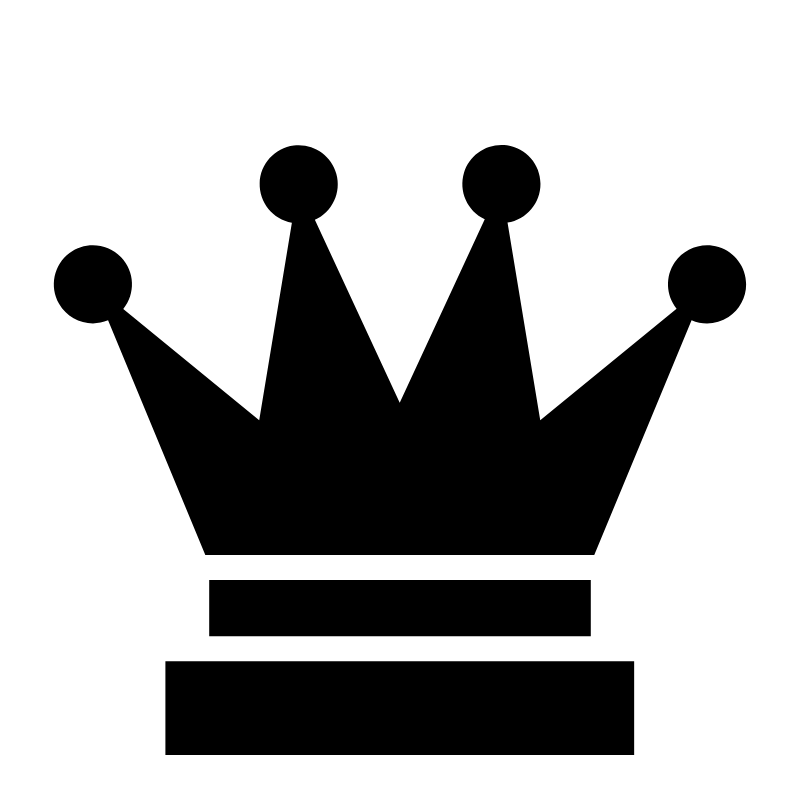
#> input picture assets/queen.png, 800 x 800 px
$ python main.py
#> lines starting #> are read from the running program, lines starting #| are printed output that depends on the picture
### nqueens.py
# nqueens.py
import random


class NQueens:
    def __init__(self, n: int):
        """
        Initialize N-Queens problem.

        :param n: Number of queens (size of board)
        """
#> the answer given: 1
        self.n = n

    # -----------------------------
    # State Representation
    # -----------------------------
    def random_state(self) -> list:
        """
        Generate a random state.
        Each column has exactly one queen placed at a random row.
        """
        return [random.randint(0, self.n - 1) for _ in range(self.n)]

    # -----------------------------
    # Cost Function (Heuristic)
    # -----------------------------
    def cost(self, state: list) -> int:
        """
        Calculate number of attacking queen pairs.
        Lower cost is better. Goal is cost == 0.
        """
        conflicts = 0

        for col1 in range(self.n):
            for col2 in range(col1 + 1, self.n):
                row1 = state[col1]
                row2 = state[col2]

                # Same row
                if row1 == row2:
                    conflicts += 1

                # Same diagonal
                if abs(row1 - row2) == abs(col1 - col2):
                    conflicts += 1

        return conflicts

    # -----------------------------
    # Generate Neighbors
    # -----------------------------
    def neighbors(self, state: list) -> list:
        """
        Generate all neighboring states by moving one queen
        in its column to a different row.
        """
        neighbors = []

        for col in range(self.n):
            current_row = state[col]

            for row in range(self.n):
                if row != current_row:
                    new_state = state.copy()
                    new_state[col] = row
                    neighbors.append(new_state)

        return neighbors

### hill_climbing.py
# hill_climbing.py

from nqueens import NQueens


def hill_climbing(problem: NQueens, initial_state: list):
    """
    Perform Hill Climbing algorithm for N-Queens.

    :param problem: NQueens problem instance
    :param initial_state: Starting state
    :return: final_state, final_cost, steps
    """
    current_state = initial_state
    current_cost = problem.cost(current_state)
    steps = 0

    while True:
        neighbors = problem.neighbors(current_state)

        # Find best neighbor
        best_neighbor = current_state
        best_cost = current_cost

        for neighbor in neighbors:
            neighbor_cost = problem.cost(neighbor)

            if neighbor_cost < best_cost:
                best_neighbor = neighbor
                best_cost = neighbor_cost

        # If no improvement, stop
        if best_cost >= current_cost:
            break

        current_state = best_neighbor
        current_cost = best_cost
        steps += 1

    return current_state, current_cost, steps

### visualization.py
# visualization.py

import matplotlib.pyplot as plt
import numpy as np
from PIL import Image


def draw_chessboard(state, queen_image_path):
    """
    Draw an N-Queens solution on a clean black & white chessboard.
    """
#> called with queen_image_path = 'assets/queen.png'
    n = len(state)

    fig, ax = plt.subplots(figsize=(6, 6))

    # Draw chessboard squares
    for row in range(n):
        for col in range(n):
            color = "white" if (row + col) % 2 == 0 else "red"
            ax.add_patch(
                plt.Rectangle(
                    (col, n - row - 1), 1, 1, color=color
                )
            )

    # Load and resize queen image
    queen_img = Image.open(queen_image_path).convert("RGBA")
#> queen_img is the input picture: PIL image 800x800 RGBA; mean R, G, B, A 0, 0, 0, 76.8
    queen_img = queen_img.resize((80, 80))  # 👈 اندازه ثابت و منطقی
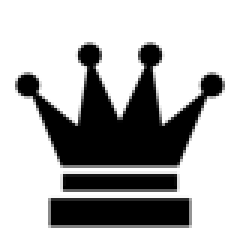
#> queen_img: PIL image 80x80 RGBA (shown 3 times larger); mean R, G, B, A 0, 0, 0, 76.8; transparent parts drawn white

    # Draw queens
    for col, row in enumerate(state):
        ax.imshow(
            queen_img,
            extent=(
                col + 0.1,
                col + 0.9,
                n - row - 0.9,
                n - row - 0.1,
            ),
            zorder=10,
        )

    # Formatting
    ax.set_xlim(0, n)
    ax.set_ylim(0, n)
    ax.set_xticks([])
    ax.set_yticks([])
    ax.set_aspect("equal")
    ax.set_title(f"{n}-Queens Solution", fontsize=14)

    plt.tight_layout()
    plt.show()
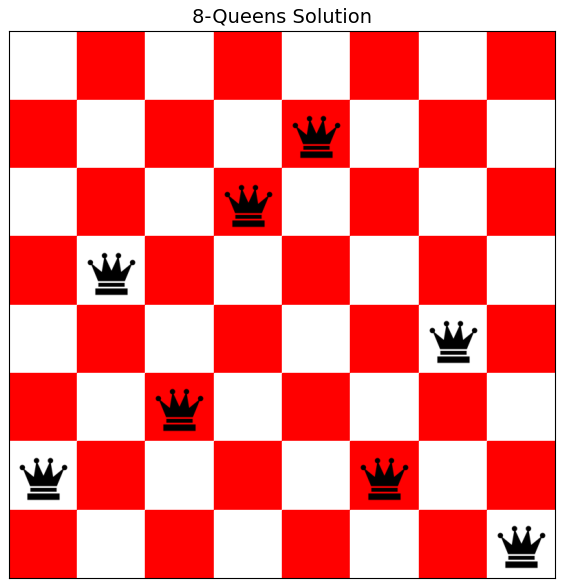
#> figure drawn by matplotlib, 1 panel

### main.py
# main.py

from nqueens import NQueens
from hill_climbing import hill_climbing
from random_restart import random_restart_hill_climbing
from simulated_annealing import simulated_annealing
from visualization import draw_chessboard


def run_hill_climbing(problem):
    print("\nRunning Hill Climbing...")
    initial_state = problem.random_state()
    state, cost, steps = hill_climbing(problem, initial_state)

    print(f"Final Cost: {cost}")
    print(f"Steps Taken: {steps}")
    return state, cost


def run_random_restart(problem):
    print("\nRunning Hill Climbing with Random Restart...")
    state, cost, restarts, steps = random_restart_hill_climbing(
        problem,
        max_restarts=500
    )

    print(f"Final Cost: {cost}")
    print(f"Restarts: {restarts}")
    print(f"Total Steps: {steps}")
    return state, cost


def run_simulated_annealing(problem):
    print("\nRunning Simulated Annealing...")
    initial_state = problem.random_state()

    state, cost, steps = simulated_annealing(
        problem,
        initial_state,
        initial_temperature=1000,
        cooling_rate=0.995,
        max_steps=10000
    )

    print(f"Final Cost: {cost}")
    print(f"Steps Taken: {steps}")
    return state, cost


def main():
    N = 8
    queen_image_path = "assets/queen.png"

    problem = NQueens(N)

    print("N-Queens Problem Solver")
    print("1 - Hill Climbing")
    print("2 - Hill Climbing with Random Restart")
    print("3 - Simulated Annealing")

    choice = input("Select algorithm (1/2/3): ")

    if choice == "1":
        state, cost = run_hill_climbing(problem)
    elif choice == "2":
        state, cost = run_random_restart(problem)
    elif choice == "3":
        state, cost = run_simulated_annealing(problem)
    else:
        print("Invalid choice!")
        return

    if cost == 0:
        print("Solution found!")
    else:
        print("Local optimum reached (not a perfect solution).")

    draw_chessboard(state, queen_image_path)


if __name__ == "__main__":
    main()
